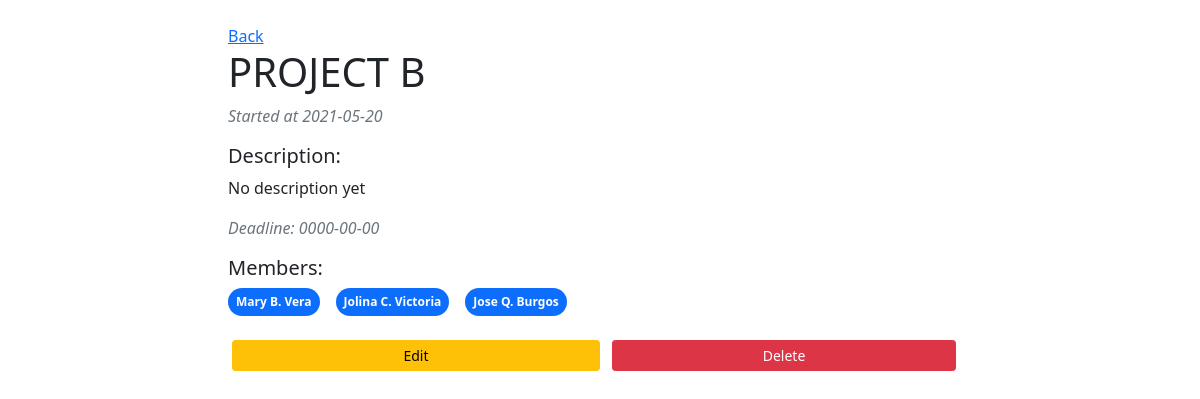
Page /manager/projects/view.php?pid=24 (signed in) on the committed database.
### tables this page shows
CREATE TABLE `project` (
  `pnumber` int(11) NOT NULL,
  `title` varchar(32) NOT NULL,
  `description` text DEFAULT NULL,
  `date_start` date NOT NULL,
  `deadline` date DEFAULT NULL
);

CREATE TABLE `employee` (
  `emp_id` char(7) NOT NULL,
  `pass` varchar(25) NOT NULL,
  `fname` varchar(10) NOT NULL,
  `mi` varchar(1) DEFAULT NULL,
  `lname` varchar(15) NOT NULL,
  `sex` varchar(1) NOT NULL,
  `address` varchar(25) NOT NULL,
  `bdate` date DEFAULT NULL,
  `salary` decimal(10,2) NOT NULL,
  `contact_no` varchar(13) DEFAULT NULL,
  `dnum` int(11) DEFAULT NULL
);

### manager/projects/view.php (the view, shortened to what this page needs)
<?php
require_once '../../config/db.php';
$pid = $_GET['pid'];
$stmt = $pdo->prepare("SELECT * FROM project WHERE pnumber = :pid");
$stmt->bindValue(":pid", $pid);
$stmt->execute();
$data = $stmt->fetch(PDO::FETCH_ASSOC);
$stmt = $pdo->prepare("SELECT emp_id, CONCAT(fname, ' ', mi, '. ', lname) as name FROM employee
                        JOIN emp_proj ON emp_id = e_id WHERE pnum = :pnumber");
$stmt->bindValue(":pnumber", $data['pnumber']);
$stmt->execute();
$members = $stmt->fetchAll(PDO::FETCH_ASSOC);
?>
<?php include_once '../../components/base/top.php';?>
<div class="container">
    <div class="col-8 mx-auto mt-4">
        <a href="view_all.php?uid=<?php echo $_SESSION['user_id'] . "&dept=". $_SESSION['dept'];?>">Back</a>
        <h1><?php echo $data['title'];?></h1>
        <p class="text-muted"><i>Started at <?php echo $data['date_start'];?></i></p>
        <h5>Description:</h5>
        <p><?php echo $data['description'] ? $data['description'] : "No description yet";?></p>
        <p class="text-muted"><i>Deadline: <?php echo $data['deadline'];?></i></p>
        <h5>Members:</h5>
        <?php if ($members):?>
            <div class="d-flex flex-wrap">
            <?php foreach ($members as $member):?>
                <span class="me-3 p-2 badge rounded-pill bg-primary"><?php echo $member['name'];?></span>
            <?php endforeach;?>
            </div>
        <?php else: ?>
            <p>No members yet</p>
        <?php endif;?>
        <div class="row mt-4 mb-4 px-3">
            <a href="update.php?id=<?php echo $data['pnumber'];?>" class="col-6 btn btn-warning btn-sm">Edit</a>
            <form action="delete.php" method="post" class="col-6">
                <button type="submit" class="col-12 btn btn-danger btn-sm">Delete</button>
            </form>
        </div>
    </div>
</div>
<?php include_once '../../components/base/bottom.php';?>

### public/style.css (style rules this page uses)
body { padding: 0; margin: 0; overflow-x: hidden; }

### rows in the picture
project: title "PROJECT B", date_start "2021-05-20", deadline "0000-00-00"
employee: name "Mary B. Vera"
employee: name "Jolina C. Victoria"
employee: name "Jose Q. Burgos"
